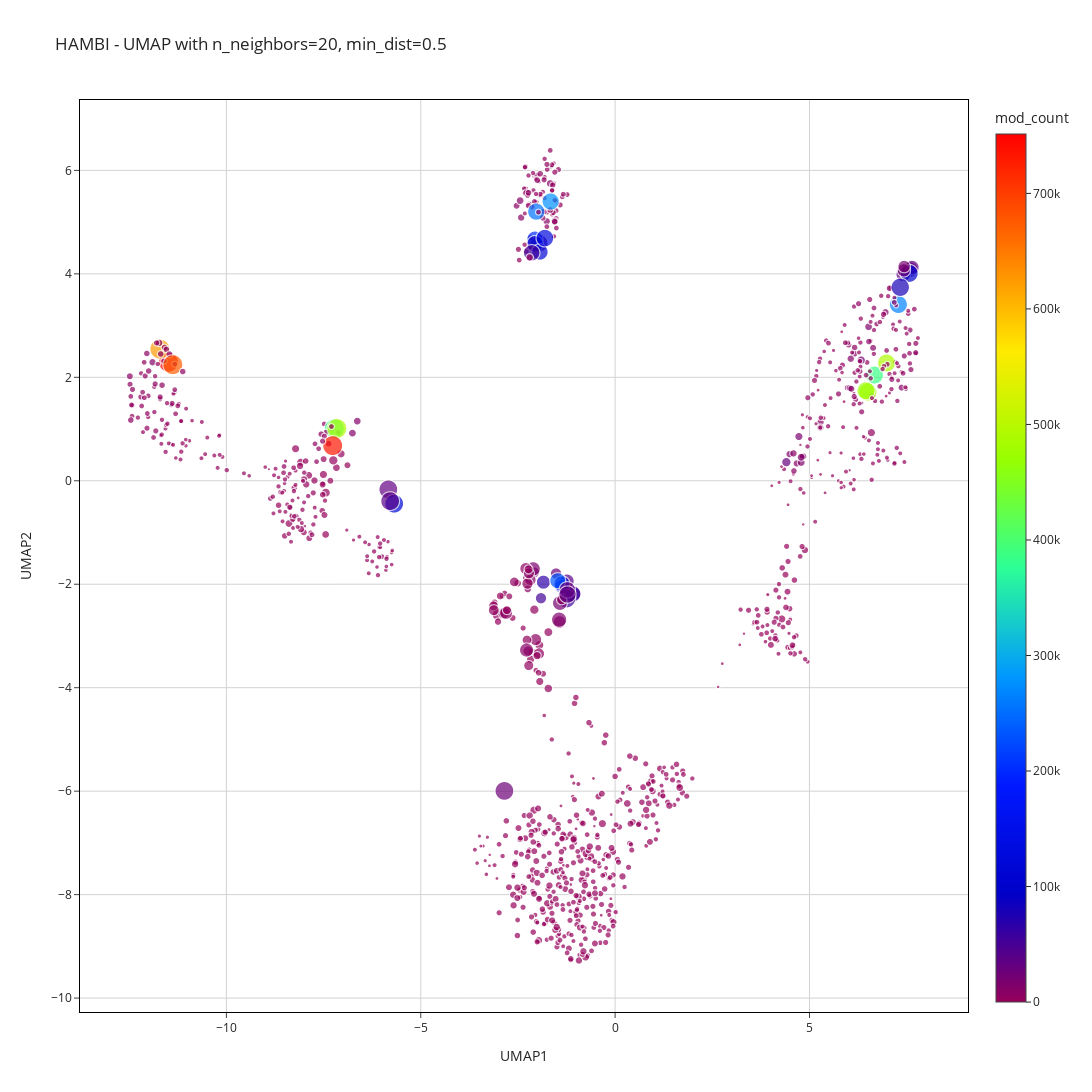

Notebook cell for this chart:
### Code cell
n_neighbors = [20]
min_dist = [0.5]

for n in n_neighbors:
    for m in min_dist:
        reducer = umap.UMAP(n_neighbors=n, min_dist=m, random_state=seed)
        embedding = reducer.fit_transform(df_mod_counts.iloc[:, :-20])
        mod_counts_UMAP_df  = pd.DataFrame({
            'UMAP1': embedding[:, 0],
            'UMAP2': embedding[:, 1],
            'Domain to species': df_mod_counts['Domain to species'],
            'Domain to genus': df_mod_counts['Domain to genus'],
            'element': df_mod_counts['element'],
            'contig': df_mod_counts.index,
            'mod_count':df_mod_counts['mod_count'],
            'contig_length_sqrt':df_mod_counts['contig_length_sqrt']
        })
        # clustering k defined choosing the k by looking at the UMAP 
        kmeans = KMeans(n_clusters=11, random_state=seed)
        
        k_labels = kmeans.fit_predict(embedding)
        
        mod_counts_UMAP_df['cluster'] = k_labels
        
        column = 'Domain to species'
        mod_counts_UMAP_df['Domain to species'] = mod_counts_UMAP_df['Domain to species'].fillna('NA')

        value_counts = mod_counts_UMAP_df[column].value_counts().to_dict()

        mod_counts_UMAP_df[f'{column}_with_counts'] = mod_counts_UMAP_df[column].apply(lambda x: f'{x} ({value_counts[x]})')

        mod_counts_UMAP_df['count'] = mod_counts_UMAP_df[column].map(value_counts)
        mod_counts_UMAP_df = mod_counts_UMAP_df.sort_values(by=['count'], ascending=False)

        mod_counts_UMAP_df[f'{column}_with_counts'] = pd.Categorical(
            mod_counts_UMAP_df[f'{column}_with_counts'],
            categories=mod_counts_UMAP_df[f'{column}_with_counts'].unique(),
            ordered=True
        )
        
        fig = px.scatter(mod_counts_UMAP_df, 
                            x='UMAP1', 
                            y='UMAP2', 
                            labels={f'{column}_with_counts': column},
                            color='mod_count',
                            title=f' HAMBI - UMAP with n_neighbors={n}, min_dist={m}', 
                            color_continuous_scale=px.colors.sequential.Rainbow,
                            hover_data={'cluster': True, 'Domain to species': True, 'Domain to genus': True,
                                        'element': True, 'contig': True},
                            size='contig_length_sqrt')
        title = f' HAMBI - UMAP with n_neighbors={n}, min_dist={m}'

        fig.update_layout(
            height=1200, # prev 1700
            width=1200,
            title_text=title,
            showlegend=True,
            legend=dict(
                x=0.5,
                y=-0.05,
                traceorder="normal",
                xanchor='center',
                yanchor='top',
                orientation='h'
            ),
            template='simple_white',
            xaxis=dict(
                showgrid=True,
                gridcolor='lightgray',
                zeroline=False,
                showline=True,  
                linecolor='black', 
                linewidth=1,
                mirror=True
            ),
            yaxis=dict(
                showgrid=True,
                gridcolor='lightgray',
                zeroline=False,
                showline=True,
                linecolor='black',
                linewidth=1,
                mirror=True
            )
        )
        fig.show()
        #fig.write_image(f'UMAP_HAMBI/UMAP_{n}_{m}_contig_mod_counts_log_contig_length_sqrt.png')
        #fig.write_html(f'UMAP_HAMBI/UMAP_{n}_{m}_contig_mod_counts_log_contig_length_sqrt.html')

### Figure 1 — Plotly figure (JSON) as saved in the notebook; plotly's stock layout.template omitted (floating-point values rounded to 4 significant figures; data arrays with more than 128 entries replaced by an {"elided": "..."} marker saying what was removed)
{"data": [{"customdata": {"elided": "1012x5 mixed values"}, "hovertemplate": "UMAP1=%{x}<br>UMAP2=%{y}<br>contig_length_sqrt=%{marker.size}<br>cluster=%{customdata[0]}<br>Domain to species=%{customdata[1]}<br>Domain to genus=%{customdata[2]}<br>element=%{customdata[3]}<br>contig=%{customdata[4]}<br>mod_count=%{marker.color}<extra></extra>", "legendgroup": "", "marker": {"color": {"elided": "1012 int values"}, "coloraxis": "coloraxis", "size": {"elided": "1012 float values"}, "sizemode": "area", "sizeref": 6.457, "symbol": "circle"}, "mode": "markers", "name": "", "showlegend": false, "type": "scattergl", "x": {"elided": "1012 float values"}, "xaxis": "x", "y": {"elided": "1012 float values"}, "yaxis": "y"}], "layout": {"coloraxis": {"colorbar": {"title": {"text": "mod_count"}}, "colorscale": [[0, "rgb(150,0,90)"], [0.125, "rgb(0,0,200)"], [0.25, "rgb(0,25,255)"], [0.375, "rgb(0,152,255)"], [0.5, "rgb(44,255,150)"], [0.625, "rgb(151,255,0)"], [0.75, "rgb(255,234,0)"], [0.875, "rgb(255,111,0)"], [1, "rgb(255,0,0)"]]}, "height": 1200, "legend": {"itemsizing": "constant", "orientation": "h", "tracegroupgap": 0, "traceorder": "normal", "x": 0.5, "xanchor": "center", "y": -0.05, "yanchor": "top"}, "showlegend": true, "title": {"text": " HAMBI - UMAP with n_neighbors=20, min_dist=0.5"}, "width": 1200, "xaxis": {"anchor": "y", "autorange": true, "domain": [0, 1], "gridcolor": "lightgray", "linecolor": "black", "linewidth": 1, "mirror": true, "range": [-13.75, 9.042], "showgrid": true, "showline": true, "title": {"text": "UMAP1"}, "type": "linear", "zeroline": false}, "yaxis": {"anchor": "x", "autorange": true, "domain": [0, 1], "gridcolor": "lightgray", "linecolor": "black", "linewidth": 1, "mirror": true, "range": [-10.26, 7.35], "showgrid": true, "showline": true, "title": {"text": "UMAP2"}, "type": "linear", "zeroline": false}}}
